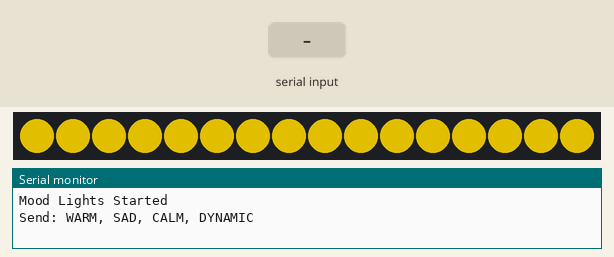
This sketch was run on a simulated Arduino Uno, built with avr-gcc and run on an emulated ATmega328P. Shown: 16 RGB LEDs in strip order, left to right, the last lines printed to the serial monitor. The inputs (shaded band) are chosen by the test bench. Dim RGB values are drawn brighter than linear.

Above: at 0.99 s.
1.3 s: "CALM\n" received over Serial
At 2.71 s:
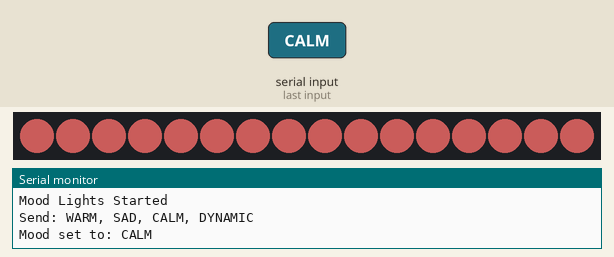
4.3 s: "SAD\n" received over Serial
At 4.75 s:
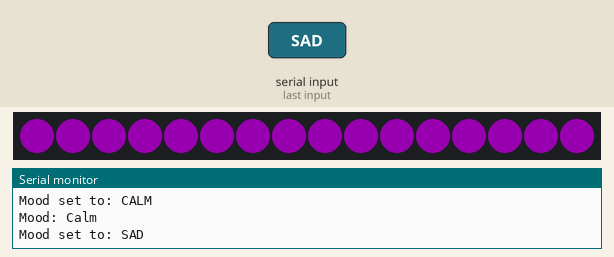
6.8 s: "WARM\n" received over Serial
At 7.23 s:
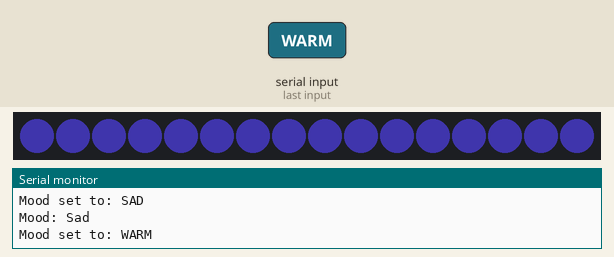
9.2 s: "SAD\n" received over Serial
At 10.38 s:
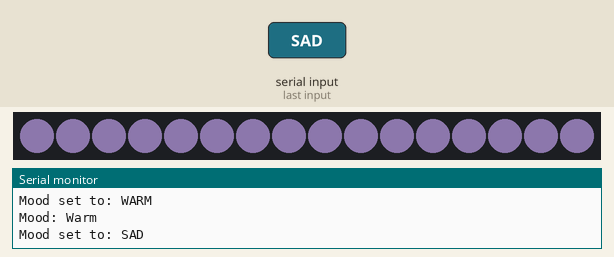
11.7 s: "DYNAMIC\n" received over Serial
At 13.98 s:
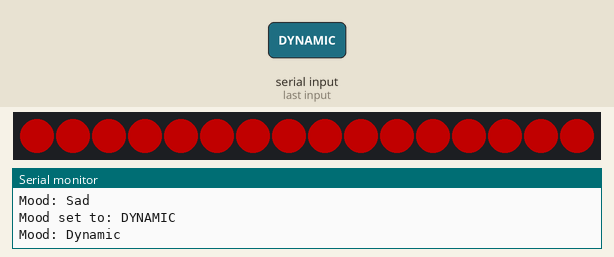

The sketch:

sketch-v5-crossfade.ino
```cpp
// Smooth crossfade transitions — assignment from Min Lee, Oct 18, 2026.
// Built on the submitted four-mood serial sketch (mood_lights_serial,
// peak-160 version — the code behind Wokwi project 477780722066387969).
//
// WHAT CHANGED vs the submitted version, and why:
// The pattern functions used to draw 60 frames with delay(50) inside
// the function, so a mood "owned" the ring for ~3 seconds and a switch
// was a hard cut. A crossfade needs a fresh frame of the OLD mood and
// a fresh frame of the NEW mood at the same instant, blended together.
// That works here because every pattern is drawn from beatsin8(), which
// is a function of the clock — a mood's frame at any moment is just
// "its color scaled by its beatsin8 value right now." So each pattern
// became renderMood(): draw ONE frame of a mood into a buffer.
// loop() then draws the old mood into one buffer, the new mood into
// another, and blends them over ~2 seconds with blend().
//
// Pattern colors and beatsin8() numbers are IDENTICAL to the
// submission — Warm gold (10, 100, 220), Sad blue (8, 40, 140),
// Calm purple (6, 60, 200), Dynamic red (30, 90, 160) — the 160 peak
// is the cap Min approved. Only the frame delivery changed.
//
// Bonus effect: loop() no longer blocks for ~3 seconds, so a typed
// command starts its fade within one frame (~20ms) instead of
// waiting for the current pattern cycle to finish.
//
// STATUS: local stub compile check only (see check note in folder).
// NOT yet run in Wokwi and NOT flashed to hardware.

#include <Arduino.h>
#include <FastLED.h>

// LED Configuration — same as the submitted sketch
#define LED_P     5       // GPIO pin connected to LED strip
#define NUM_LEDS    16      // Number of LEDs in the strip
#define MAX_BRIGHTNESS 200     // Max brightness (0-255)
#define LED_KIND    WS2812B // LED type
#define COLOR_ORDER GRB

#define FADE_MS 2000        // crossfade duration (~2 seconds)

CRGB leds[NUM_LEDS];        // the real output buffer (what FastLED.show sends)
CRGB fromBuf[NUM_LEDS];     // one frame of the mood fading out
CRGB toBuf[NUM_LEDS];       // one frame of the mood fading in

// ====== MOOD STATE ======
enum Mood { WARM, SAD, CALM, DYNAMIC };

Mood shownMood = WARM;      // mood fully on the ring when no fade is running
Mood fromMood  = WARM;      // mood the current fade started from
Mood toMood    = WARM;      // mood the current fade is heading to
bool transitioning = false; // is a crossfade in progress?
bool fromFrozen = false;    // true if fromBuf is a frozen snapshot (see below)
unsigned long fadeStart = 0;

// ====== FUNCTION DECLARATIONS ======
void renderMood(Mood m, CRGB* buf);
void checkSerialInput();
const char* moodName(Mood m);

// ====== SETUP ======
void setup() {
  FastLED.addLeds<LED_KIND, LED_P, COLOR_ORDER>(leds, NUM_LEDS);
  FastLED.setBrightness(MAX_BRIGHTNESS);
  Serial.begin(115200);
  Serial.println("Mood Lights Started");
  Serial.println("Send: WARM, SAD, CALM, DYNAMIC");
}

// ====== LOOP ======
void loop() {
  checkSerialInput();  // may start a crossfade

  if (transitioning) {
    // Draw the new mood's current frame.
    renderMood(toMood, toBuf);
    // Draw the old mood's current frame too — unless this fade began
    // mid-fade, in which case fromBuf holds a frozen snapshot of the
    // blended frame the ring was actually showing (fading from the
    // real picture, not from a mood that was never fully shown).
    if (!fromFrozen) {
      renderMood(fromMood, fromBuf);
    }

    unsigned long elapsed = millis() - fadeStart;
    uint8_t amount = (elapsed >= FADE_MS)
                       ? 255
                       : (uint8_t)((elapsed * 255UL) / FADE_MS);

    for (int i = 0; i < NUM_LEDS; i++) {
      leds[i] = blend(fromBuf[i], toBuf[i], amount);
    }

    if (amount == 255) {
      transitioning = false;
      shownMood = toMood;
      Serial.print("Mood: ");
      Serial.println(moodName(shownMood));
    }
  } else {
    renderMood(shownMood, leds);
  }

  FastLED.show();
  delay(20);  // ~50 frames/sec — fine enough steps for a smooth fade
}

// ====== SERIAL INPUT ======
// Same commands as before. Difference: instead of switching instantly,
// a valid NEW mood starts a 2-second crossfade to it.
void checkSerialInput() {
  if (Serial.available() > 0) {
    String cmd = Serial.readStringUntil('\n');
    cmd.trim();
    cmd.toUpperCase();

    Mood requested;
    if (cmd == "WARM")         { requested = WARM; }
    else if (cmd == "SAD")     { requested = SAD; }
    else if (cmd == "CALM")    { requested = CALM; }
    else if (cmd == "DYNAMIC") { requested = DYNAMIC; }
    else {
      Serial.println("Unknown: " + cmd);
      return;
    }

    Serial.print("Mood set to: ");
    Serial.println(cmd);

    Mood currentTarget = transitioning ? toMood : shownMood;
    if (requested == currentTarget) {
      return;  // already there (or already fading there) — nothing to do
    }

    if (transitioning) {
      // Mid-fade change of mind: freeze whatever blend is on the ring
      // right now and fade from that picture to the new mood.
      for (int i = 0; i < NUM_LEDS; i++) {
        fromBuf[i] = leds[i];
      }
      fromFrozen = true;
    } else {
      fromMood = shownMood;
      fromFrozen = false;
    }
    toMood = requested;
    fadeStart = millis();
    transitioning = true;
  }
}

// ====== PATTERN FRAMES ======
// Each case draws exactly one frame of that mood into buf, using the
// same color and beatsin8() values as the submitted pattern functions.
// No loops, no delay, no FastLED.show() here — loop() owns timing.
void renderMood(Mood m, CRGB* buf) {
  uint8_t b;
  CRGB col;

  switch (m) {
    case WARM:  // golden slow pulse
      b = beatsin8(10, 100, 220);
      col = CRGB::Gold;
      break;
    case SAD:   // dim blue slow fade
      b = beatsin8(8, 40, 140);
      col = CRGB::Blue;
      break;
    case CALM:  // soft purple "breathing" glow
      b = beatsin8(6, 60, 200);
      col = CRGB::Purple;
      break;
    case DYNAMIC:  // controlled red pulse — peak capped at 160 (approved)
    default:
      b = beatsin8(30, 90, 160);
      col = CRGB::Red;
      break;
  }

  col.nscale8(b);
  fill_solid(buf, NUM_LEDS, col);
}

const char* moodName(Mood m) {
  switch (m) {
    case WARM:    return "Warm";
    case SAD:     return "Sad";
    case CALM:    return "Calm";
    case DYNAMIC: return "Dynamic";
  }
  return "?";
}
```
